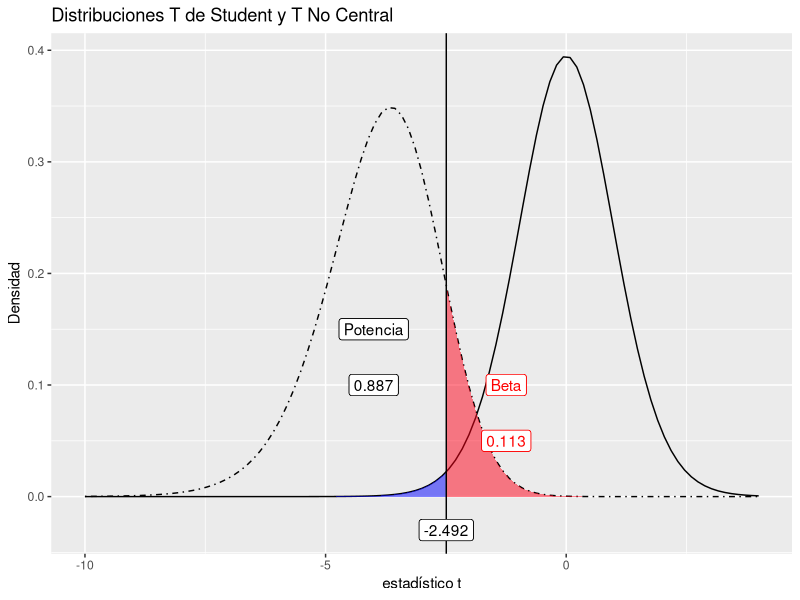
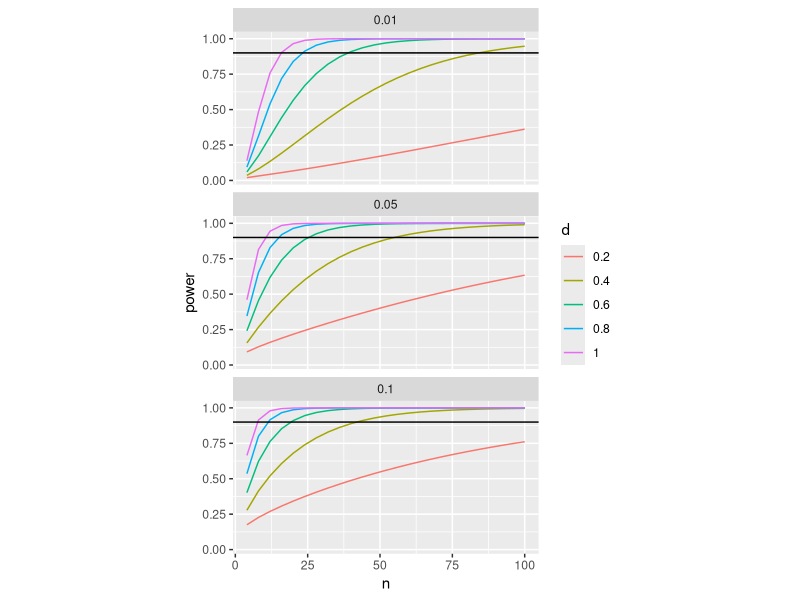
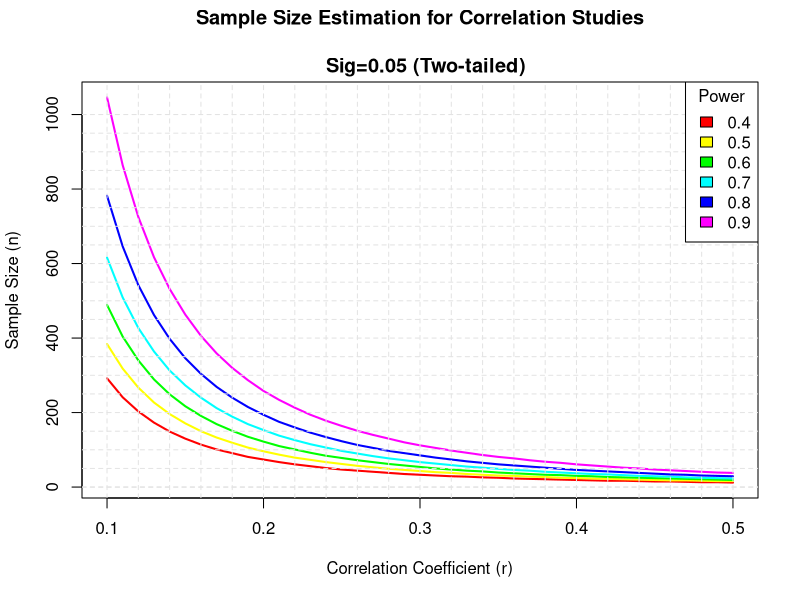
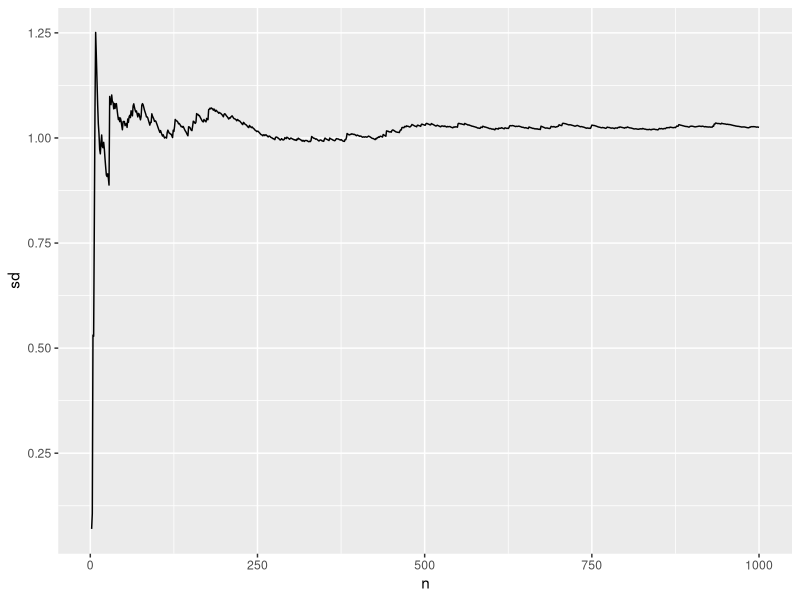
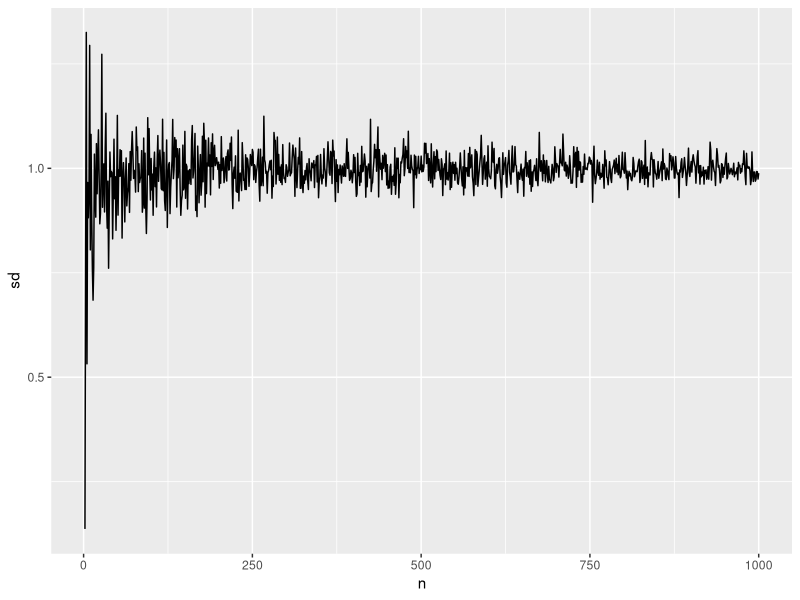

Write R code to recreate these figures, in order.
## ---- chunk 1
library(tidyverse)
library(pwr)
## ---- chunk 2
# Calculamos la potencia
pwr.t.test(sig.level = 0.05, n = 15, d = 0.5, type = "one.sample", alternative = "greater")

# Calculamos la mínima diferencia a detectar
pwr.t.test(sig.level = 0.05, n = 15, power = .8, type = "one.sample", alternative = "greater")

# Calculamos n
pwr.t.test(sig.level = 0.05, d = 0.5, power = .9, type = "one.sample", alternative = "greater")

## ---- chunk 3
# Población
mu <- 7
sigma <- 4

# >>Muestra
media <- 10
s <- 4
n <- 25

# Coeficiente de Cohen d
d1 <- ( mu - media) / s

#  Estadísticos
estPr <- ( mu - media) / (s / sqrt(n))
ncp1 <- ( mu - media) / (sigma / sqrt(n)) # Coeficiente de No Centralidad, Non-Centrality parameter

# Nivel de Significación
alfa <- 0.01
tDeAlfa <- qt(alfa, df = n-1)
beta <- 1 - pt(tDeAlfa, df = n - 1, ncp = ncp1)

# Gráfico
rango = c(-10, 4)

ggplot(data.frame(x = rango), aes(x = rango)) +
  stat_function(fun = dt, args = list(df = n - 1)) +
  stat_function(fun = dt, args = list(df = n - 1, ncp = ncp1), linetype = "dotdash") +
  geom_area(stat = 'function', fun = dt,  args = list(df = n - 1), fill = 'blue', xlim = c(rango[1], tDeAlfa), alpha = 0.5) +
  geom_area(stat = 'function', fun = dt,  args = list(df = n - 1, ncp = ncp1), fill = '#ff0018', xlim = c(tDeAlfa, rango[2]), alpha = 0.5) +
  geom_vline(xintercept = tDeAlfa) +
  geom_label(aes(x = tDeAlfa, y = -0.03), label = round(tDeAlfa, 3)) + 
  geom_label(aes(x = tDeAlfa/2, y = 0.1), label = "Beta", color = "red") + 
  geom_label(aes(x = tDeAlfa/2, y = 0.05), label = round(beta,3), color = "red") + # cat("Beta = ", round(beta,3))
  geom_label(aes(x = -4, y = 0.15), label = "Potencia") + 
  geom_label(aes(x = -4, y = 0.1), label = round(1 - beta,3)) + 
  ylab("Densidad") + ggtitle("Distribuciones T de Student y T No Central") + xlab("estadístico t")
## ---- chunk 4
library(pwr)

# Rango de significancias (sig.level) (alpha)
alphas <- c(0.1, 0.05, 0.01)
nAlphas <- length(alphas)

# Rango de diferencia mínima a detectar medida en desvíos estándar
ds <- seq(0.2, 1, 0.2)
nds <- length(ds)

# Rango de tamaños de muestra
ns <- seq(4,100,4)
nns <- length(ns)

# Data frame tidy
datosPower <- data.frame()

for (i in 1:nAlphas){
  for (j in 1:nds){
    for (k in 1:nns){
     potencia <- c(pwr.t.test(sig.level = alphas[i],
                                        d = ds[j],
                                        n = ns[k], 
                                        type = "paired",
                                        alternative = "greater"))
     datosPower <- rbind(datosPower, potencia) 
    }
  }
}
# Convierto las diferencias y los niveles de significancia a factor para poder graficarlos
datosPower$d <- as.factor(datosPower$d)
datosPower$sig.level <- as.factor(datosPower$sig.level)
datosPower
## ---- chunk 5
#library(tidyverse)
library(ggplot2)

grPower <- ggplot(datosPower, aes(x = n, y = power, color = d)) +
  geom_line() +
  geom_hline(yintercept=0.9) + 
  theme(aspect.ratio = 0.5) +
  facet_wrap('sig.level', ncol = 1)
grPower
## ---- chunk 6
pwr.anova.test(k = 5, f = .25, sig.level = .05, power = .8)
## ---- chunk 7
pwr.2p.test(n = 30, sig.level = 0.01, power = 0.75)
## ---- chunk 8
# 

library(pwr)

# range of correlations
r <- seq(.1,.5,.01)
nr <- length(r)

# power values
p <- seq(.4,.9,.1)
np <- length(p)

# obtain sample sizes
samsize <- array(numeric(nr*np), dim=c(nr,np))
for (i in 1:np){
  for (j in 1:nr){
    result <- pwr.r.test(n = NULL, r = r[j],
    sig.level = .05, power = p[i],
    alternative = "two.sided")
    samsize[j,i] <- ceiling(result$n)
  }
}

# set up graph
xrange <- range(r)
yrange <- round(range(samsize))
colors <- rainbow(length(p))
plot(xrange, yrange, type="n",
  xlab="Correlation Coefficient (r)",
  ylab="Sample Size (n)" )

# add power curves
for (i in 1:np){
  lines(r, samsize[,i], type="l", lwd=2, col=colors[i])
}

# add annotation (grid lines, title, legend)
abline(v=0, h=seq(0,yrange[2],50), lty=2, col="grey89")
abline(h=0, v=seq(xrange[1],xrange[2],.02), lty=2,
   col="grey89")
title("Sample Size Estimation for Correlation Studies\n
  Sig=0.05 (Two-tailed)")
legend("topright", title="Power", as.character(p),
   fill=colors)
## ---- chunk 9
popu <- rnorm(50000, mean = 10, sd = 1)

# Data frame tidy
datos <- data.frame()
muestra <- c(sample(popu, 1, replace = FALSE))

for (n in 2:1000){
     muestra <- c(muestra, sample(popu, 1, replace = FALSE))
     indices <- list(n = n, sd = sd(muestra))
     datos <- rbind(datos, indices)
}

ggplot(datos, aes(x = n, y = sd)) +
  geom_line()
## ---- chunk 10
popu <- rnorm(50000, mean = 10, sd = 1)

# Data frame tidy
datos <- data.frame()

for (n in 2:1000){
     muestra <- sample(popu, n, replace = FALSE)
     indices <- list(n = n, sd = sd(muestra))
     datos <- rbind(datos, indices)
}

ggplot(datos, aes(x = n, y = sd)) +
  geom_line()
